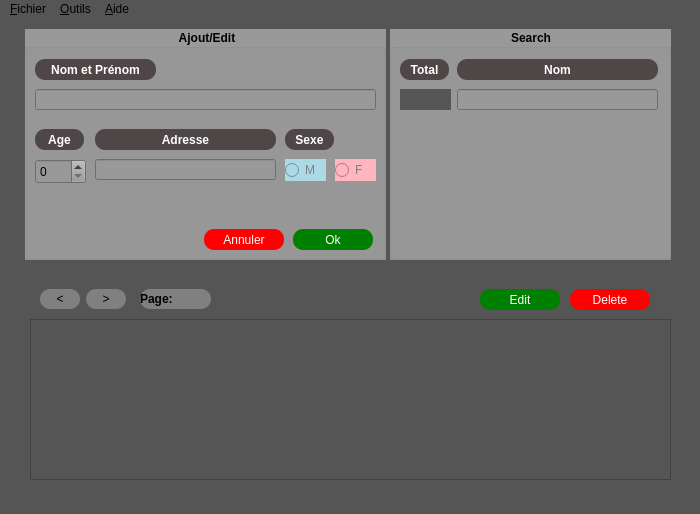
<?xml version="1.0" encoding="UTF-8"?>
<ui version="4.0">
 <class>Registre</class>
 <widget class="QMainWindow" name="Registre">
  <property name="geometry">
   <rect>
    <x>0</x>
    <y>0</y>
    <width>700</width>
    <height>514</height>
   </rect>
  </property>
  <property name="windowTitle">
   <string>MainWindow</string>
  </property>
  <property name="styleSheet">
   <string notr="true">background:#555555</string>
  </property>
  <widget class="QWidget" name="centralwidget">
   <widget class="QGroupBox" name="groupBox">
    <property name="geometry">
     <rect>
      <x>25</x>
      <y>10</y>
      <width>361</width>
      <height>231</height>
     </rect>
    </property>
    <property name="font">
     <font>
      <bold>true</bold>
     </font>
    </property>
    <property name="styleSheet">
     <string notr="true">background:#999999</string>
    </property>
    <property name="title">
     <string>Ajout/Edit</string>
    </property>
    <property name="alignment">
     <set>Qt::AlignmentFlag::AlignCenter</set>
    </property>
    <widget class="QRadioButton" name="feminin">
     <property name="geometry">
      <rect>
       <x>310</x>
       <y>130</y>
       <width>41</width>
       <height>22</height>
      </rect>
     </property>
     <property name="styleSheet">
      <string notr="true">background:lightpink;color:gray</string>
     </property>
     <property name="text">
      <string>F</string>
     </property>
    </widget>
    <widget class="QRadioButton" name="masculin">
     <property name="geometry">
      <rect>
       <x>260</x>
       <y>130</y>
       <width>41</width>
       <height>22</height>
      </rect>
     </property>
     <property name="styleSheet">
      <string notr="true">background:lightblue;color:gray</string>
     </property>
     <property name="text">
      <string>M</string>
     </property>
    </widget>
    <widget class="QLabel" name="label_sexe">
     <property name="geometry">
      <rect>
       <x>260</x>
       <y>100</y>
       <width>49</width>
       <height>21</height>
      </rect>
     </property>
     <property name="font">
      <font>
       <bold>true</bold>
      </font>
     </property>
     <property name="styleSheet">
      <string notr="true">background:#4F4747;border-radius:10px;color:white;</string>
     </property>
     <property name="text">
      <string>Sexe</string>
     </property>
     <property name="alignment">
      <set>Qt::AlignmentFlag::AlignCenter</set>
     </property>
    </widget>
    <widget class="QLabel" name="label_age">
     <property name="geometry">
      <rect>
       <x>10</x>
       <y>100</y>
       <width>49</width>
       <height>21</height>
      </rect>
     </property>
     <property name="font">
      <font>
       <bold>true</bold>
      </font>
     </property>
     <property name="styleSheet">
      <string notr="true">background:#4F4747;border-radius:10px;color:white</string>
     </property>
     <property name="text">
      <string>Age</string>
     </property>
     <property name="alignment">
      <set>Qt::AlignmentFlag::AlignCenter</set>
     </property>
    </widget>
    <widget class="QSpinBox" name="age">
     <property name="geometry">
      <rect>
       <x>10</x>
       <y>130</y>
       <width>51</width>
       <height>25</height>
      </rect>
     </property>
     <property name="styleSheet">
      <string notr="true">color:black;</string>
     </property>
    </widget>
    <widget class="QLineEdit" name="nom_complet">
     <property name="geometry">
      <rect>
       <x>10</x>
       <y>60</y>
       <width>341</width>
       <height>21</height>
      </rect>
     </property>
    </widget>
    <widget class="QLabel" name="label_nom">
     <property name="geometry">
      <rect>
       <x>10</x>
       <y>30</y>
       <width>121</width>
       <height>21</height>
      </rect>
     </property>
     <property name="font">
      <font>
       <bold>true</bold>
       <underline>false</underline>
      </font>
     </property>
     <property name="styleSheet">
      <string notr="true">background:#4F4747;border-radius:10px;color:white</string>
     </property>
     <property name="text">
      <string>Nom et Prénom</string>
     </property>
     <property name="alignment">
      <set>Qt::AlignmentFlag::AlignCenter</set>
     </property>
    </widget>
    <widget class="QLabel" name="label_adresse">
     <property name="geometry">
      <rect>
       <x>70</x>
       <y>100</y>
       <width>181</width>
       <height>21</height>
      </rect>
     </property>
     <property name="font">
      <font>
       <bold>true</bold>
       <underline>false</underline>
      </font>
     </property>
     <property name="styleSheet">
      <string notr="true">background:#4F4747;border-radius:10px;color:white</string>
     </property>
     <property name="text">
      <string>Adresse</string>
     </property>
     <property name="alignment">
      <set>Qt::AlignmentFlag::AlignCenter</set>
     </property>
    </widget>
    <widget class="QLineEdit" name="adresse">
     <property name="geometry">
      <rect>
       <x>70</x>
       <y>130</y>
       <width>181</width>
       <height>21</height>
      </rect>
     </property>
    </widget>
    <widget class="QPushButton" name="ok">
     <property name="geometry">
      <rect>
       <x>268</x>
       <y>200</y>
       <width>80</width>
       <height>21</height>
      </rect>
     </property>
     <property name="styleSheet">
      <string notr="true">background:green;border-radius:10;color:white
</string>
     </property>
     <property name="text">
      <string>Ok</string>
     </property>
    </widget>
    <widget class="QPushButton" name="annuler">
     <property name="geometry">
      <rect>
       <x>179</x>
       <y>200</y>
       <width>80</width>
       <height>21</height>
      </rect>
     </property>
     <property name="styleSheet">
      <string notr="true">background:red;border-radius:10;color:white</string>
     </property>
     <property name="text">
      <string>Annuler</string>
     </property>
    </widget>
   </widget>
   <widget class="QGroupBox" name="groupBox_2">
    <property name="geometry">
     <rect>
      <x>390</x>
      <y>10</y>
      <width>281</width>
      <height>231</height>
     </rect>
    </property>
    <property name="font">
     <font>
      <bold>true</bold>
     </font>
    </property>
    <property name="styleSheet">
     <string notr="true">background:#999999</string>
    </property>
    <property name="title">
     <string>Search</string>
    </property>
    <property name="alignment">
     <set>Qt::AlignmentFlag::AlignCenter</set>
    </property>
    <widget class="QLabel" name="total">
     <property name="geometry">
      <rect>
       <x>10</x>
       <y>60</y>
       <width>51</width>
       <height>21</height>
      </rect>
     </property>
     <property name="styleSheet">
      <string notr="true">background:#555555</string>
     </property>
     <property name="text">
      <string/>
     </property>
    </widget>
    <widget class="QLabel" name="label_total">
     <property name="geometry">
      <rect>
       <x>10</x>
       <y>30</y>
       <width>49</width>
       <height>21</height>
      </rect>
     </property>
     <property name="font">
      <font>
       <bold>true</bold>
      </font>
     </property>
     <property name="styleSheet">
      <string notr="true">background:#4F4747;border-radius:10px;color:white;</string>
     </property>
     <property name="text">
      <string>Total</string>
     </property>
     <property name="alignment">
      <set>Qt::AlignmentFlag::AlignCenter</set>
     </property>
    </widget>
    <widget class="QLabel" name="label_recherche">
     <property name="geometry">
      <rect>
       <x>67</x>
       <y>30</y>
       <width>201</width>
       <height>21</height>
      </rect>
     </property>
     <property name="font">
      <font>
       <bold>true</bold>
       <underline>false</underline>
      </font>
     </property>
     <property name="styleSheet">
      <string notr="true">background:#4F4747;border-radius:10px;color:white</string>
     </property>
     <property name="text">
      <string>Nom</string>
     </property>
     <property name="alignment">
      <set>Qt::AlignmentFlag::AlignCenter</set>
     </property>
    </widget>
    <widget class="QLineEdit" name="nom_rechercher">
     <property name="geometry">
      <rect>
       <x>67</x>
       <y>60</y>
       <width>201</width>
       <height>21</height>
      </rect>
     </property>
    </widget>
    <zorder>label_total</zorder>
    <zorder>total</zorder>
    <zorder>label_recherche</zorder>
    <zorder>nom_rechercher</zorder>
   </widget>
   <widget class="QLabel" name="page">
    <property name="geometry">
     <rect>
      <x>140</x>
      <y>270</y>
      <width>71</width>
      <height>20</height>
     </rect>
    </property>
    <property name="font">
     <font>
      <bold>true</bold>
     </font>
    </property>
    <property name="styleSheet">
     <string notr="true">background:gray;border-radius:10px;border-style:1px solid transparent</string>
    </property>
    <property name="text">
     <string>Page:</string>
    </property>
    <property name="alignment">
     <set>Qt::AlignmentFlag::AlignLeading|Qt::AlignmentFlag::AlignLeft|Qt::AlignmentFlag::AlignVCenter</set>
    </property>
    <property name="margin">
     <number>4</number>
    </property>
    <property name="indent">
     <number>-1</number>
    </property>
    <property name="textInteractionFlags">
     <set>Qt::TextInteractionFlag::LinksAccessibleByMouse|Qt::TextInteractionFlag::TextEditable</set>
    </property>
   </widget>
   <widget class="QPushButton" name="next">
    <property name="geometry">
     <rect>
      <x>86</x>
      <y>270</y>
      <width>40</width>
      <height>20</height>
     </rect>
    </property>
    <property name="styleSheet">
     <string notr="true">background:gray;border-radius:10px;</string>
    </property>
    <property name="text">
     <string>&gt;</string>
    </property>
    <property name="flat">
     <bool>true</bool>
    </property>
   </widget>
   <widget class="QPushButton" name="precedent">
    <property name="geometry">
     <rect>
      <x>40</x>
      <y>270</y>
      <width>40</width>
      <height>20</height>
     </rect>
    </property>
    <property name="styleSheet">
     <string notr="true">background:gray;border-radius:10px;</string>
    </property>
    <property name="text">
     <string>&lt;</string>
    </property>
   </widget>
   <widget class="QPushButton" name="edit">
    <property name="geometry">
     <rect>
      <x>480</x>
      <y>270</y>
      <width>80</width>
      <height>21</height>
     </rect>
    </property>
    <property name="styleSheet">
     <string notr="true">background:green;border-radius:10;color:white</string>
    </property>
    <property name="text">
     <string>Edit</string>
    </property>
   </widget>
   <widget class="QPushButton" name="effacer">
    <property name="geometry">
     <rect>
      <x>570</x>
      <y>270</y>
      <width>80</width>
      <height>21</height>
     </rect>
    </property>
    <property name="styleSheet">
     <string notr="true">background:red;border-radius:10;color:white</string>
    </property>
    <property name="text">
     <string>Delete</string>
    </property>
   </widget>
   <widget class="QTableWidget" name="affichageMembre">
    <property name="geometry">
     <rect>
      <x>30</x>
      <y>300</y>
      <width>641</width>
      <height>161</height>
     </rect>
    </property>
   </widget>
  </widget>
  <widget class="QMenuBar" name="menubar">
   <property name="geometry">
    <rect>
     <x>0</x>
     <y>0</y>
     <width>700</width>
     <height>23</height>
    </rect>
   </property>
   <widget class="QMenu" name="menu_Fichier">
    <property name="title">
     <string>&amp;Fichier</string>
    </property>
    <addaction name="action_Ouvrir"/>
    <addaction name="action_Cr_er"/>
    <addaction name="action_Sauvegarder"/>
   </widget>
   <widget class="QMenu" name="menu_Outils">
    <property name="title">
     <string>&amp;Outils</string>
    </property>
   </widget>
   <widget class="QMenu" name="menu_Aide">
    <property name="title">
     <string>&amp;Aide</string>
    </property>
   </widget>
   <addaction name="menu_Fichier"/>
   <addaction name="menu_Outils"/>
   <addaction name="menu_Aide"/>
  </widget>
  <widget class="QStatusBar" name="statusbar"/>
  <action name="action_Ouvrir">
   <property name="text">
    <string>&amp;Ouvrir</string>
   </property>
  </action>
  <action name="action_Cr_er">
   <property name="text">
    <string>&amp;Créer</string>
   </property>
  </action>
  <action name="action_Sauvegarder">
   <property name="text">
    <string>&amp;Sauvegarder</string>
   </property>
  </action>
 </widget>
 <resources/>
 <connections/>
</ui>
